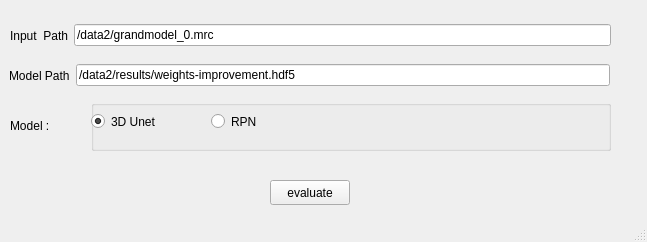
<?xml version="1.0" encoding="UTF-8"?>
<ui version="4.0">
 <class>MainWindow</class>
 <widget class="QMainWindow" name="MainWindow">
  <property name="geometry">
   <rect>
    <x>0</x>
    <y>0</y>
    <width>647</width>
    <height>242</height>
   </rect>
  </property>
  <property name="windowTitle">
   <string>MainWindow</string>
  </property>
  <widget class="QWidget" name="centralwidget">
   <widget class="QWidget" name="horizontalLayoutWidget">
    <property name="geometry">
     <rect>
      <x>10</x>
      <y>20</y>
      <width>601</width>
      <height>31</height>
     </rect>
    </property>
    <layout class="QHBoxLayout" name="horizontalLayout">
     <item>
      <widget class="QLabel" name="input_pathL">
       <property name="text">
        <string>Input  Path</string>
       </property>
      </widget>
     </item>
     <item>
      <widget class="QLineEdit" name="input_path">
       <property name="text">
        <string>/data2/grandmodel_0.mrc</string>
       </property>
      </widget>
     </item>
    </layout>
   </widget>
   <widget class="QWidget" name="horizontalLayoutWidget_2">
    <property name="geometry">
     <rect>
      <x>9</x>
      <y>60</y>
      <width>601</width>
      <height>31</height>
     </rect>
    </property>
    <layout class="QHBoxLayout" name="horizontalLayout_2">
     <item>
      <widget class="QLabel" name="model_pathL">
       <property name="text">
        <string>Model Path</string>
       </property>
      </widget>
     </item>
     <item>
      <widget class="QLineEdit" name="model_path">
       <property name="text">
        <string>/data2/results/weights-improvement.hdf5</string>
       </property>
      </widget>
     </item>
    </layout>
   </widget>
   <widget class="QPushButton" name="evalBtn">
    <property name="geometry">
     <rect>
      <x>270</x>
      <y>180</y>
      <width>80</width>
      <height>25</height>
     </rect>
    </property>
    <property name="text">
     <string>evaluate</string>
    </property>
   </widget>
   <widget class="QWidget" name="horizontalLayoutWidget_3">
    <property name="geometry">
     <rect>
      <x>10</x>
      <y>100</y>
      <width>601</width>
      <height>51</height>
     </rect>
    </property>
    <layout class="QHBoxLayout" name="horizontalLayout_3">
     <item>
      <widget class="QLabel" name="modelL">
       <property name="maximumSize">
        <size>
         <width>75</width>
         <height>16777215</height>
        </size>
       </property>
       <property name="text">
        <string>Model :</string>
       </property>
      </widget>
     </item>
     <item>
      <widget class="QGroupBox" name="groupBox">
       <property name="title">
        <string/>
       </property>
       <widget class="QRadioButton" name="UnetrBtn">
        <property name="geometry">
         <rect>
          <x>0</x>
          <y>10</y>
          <width>112</width>
          <height>23</height>
         </rect>
        </property>
        <property name="text">
         <string>3D Unet</string>
        </property>
        <property name="checked">
         <bool>true</bool>
        </property>
       </widget>
       <widget class="QRadioButton" name="RPNrBtn">
        <property name="geometry">
         <rect>
          <x>120</x>
          <y>10</y>
          <width>112</width>
          <height>23</height>
         </rect>
        </property>
        <property name="text">
         <string>RPN</string>
        </property>
       </widget>
      </widget>
     </item>
    </layout>
   </widget>
  </widget>
  <widget class="QStatusBar" name="statusbar"/>
 </widget>
 <resources/>
 <connections/>
</ui>
